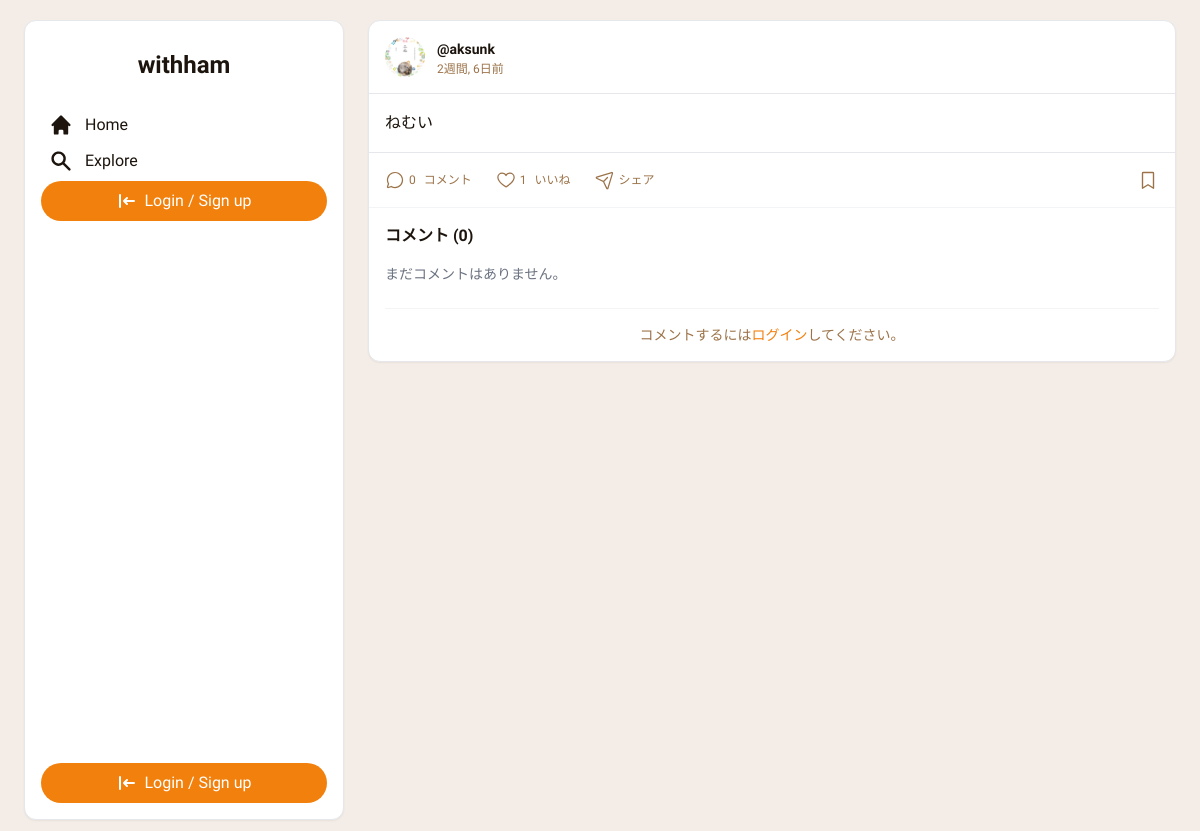
Page /post/12/ on the earlier database version.
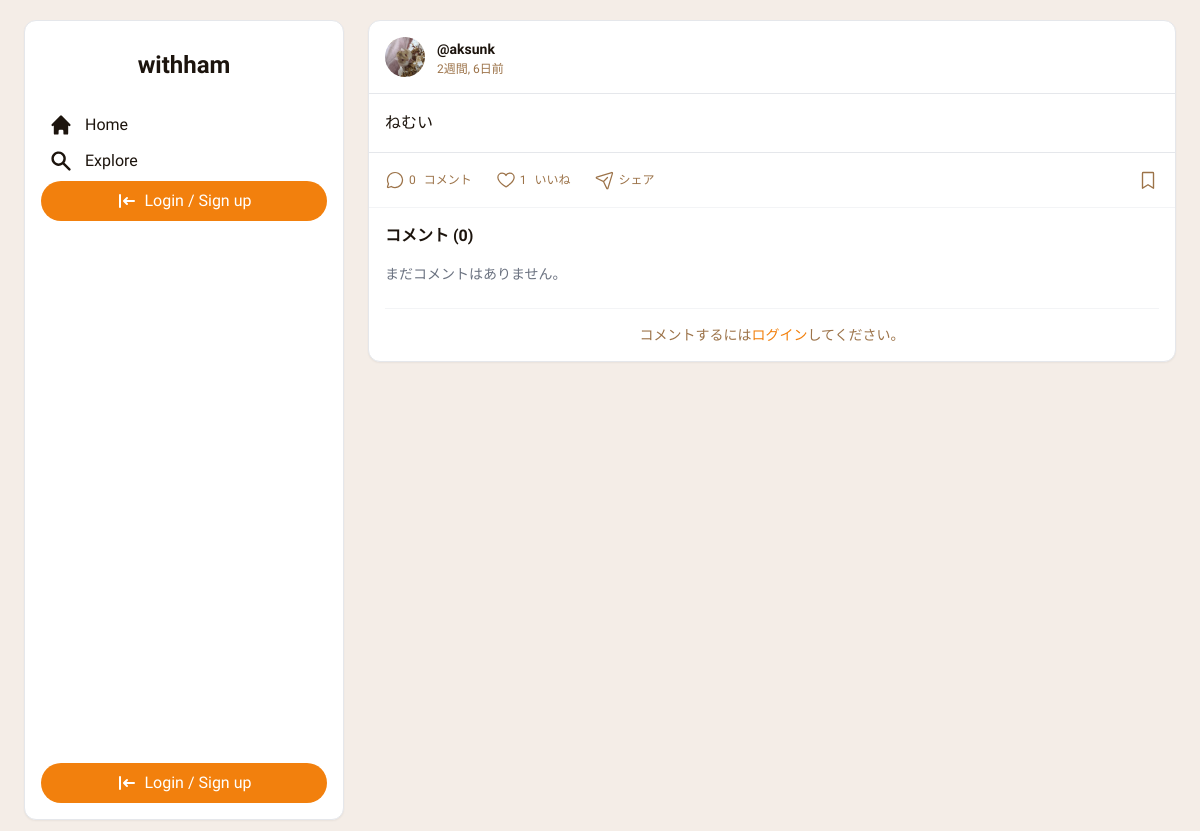
Same page on the later database version.
### withham/models.py (models this page shows, shortened)
class Post(models.Model):
    author = models.ForeignKey(User, on_delete=models.CASCADE, related_name='posts', verbose_name='投稿者')
    hamster = models.ForeignKey(Hamster, on_delete=models.SET_NULL, blank=True, null=True, related_name='posts', verbose_name='関連ハムスター')
    text = models.TextField('本文')
    image = models.ImageField('画像', upload_to='post_images/', blank=True, null=True)
    created_at = models.DateTimeField('投稿日時', default=timezone.now)
    likes = models.ManyToManyField(User, related_name='liked_posts', blank=True, verbose_name='いいねしたユーザー')
    tags = models.ManyToManyField(Tag, blank=True, related_name='posts', verbose_name='タグ')
    post_as_hamster = models.BooleanField("ハムスターとして投稿", default=False)
    class Meta:
        verbose_name = '投稿'
        verbose_name_plural = '投稿'
        ordering = ['-created_at']

class UserProfile(models.Model):
    user = models.OneToOneField(User, on_delete=models.CASCADE, related_name='profile')
    bio = models.TextField("自己紹介", blank=True, null=True)
    avatar = models.ImageField("プロフィール画像", upload_to='avatars/', null=True, blank=True)
    following = models.ManyToManyField(User, related_name='followers', symmetrical=False, blank=True)

### withham/views.py (the view, shortened to what this page needs)
# urls.py: path('post/<int:pk>/', views.post_detail, name='post_detail'),
def post_detail(request, pk):
    post = get_object_or_404(Post, pk=pk)
    comments = post.comments.all().order_by('created_at')
    comment_form = CommentForm()
    context = {
        'post': post,
        'comments': comments,
        'comment_form': comment_form,
    }
    return render(request, 'withham/post_detail.html', context)

### withham/templatetags/withham_tags.py (called while the page is built)
@register.filter(name='linkify_hashtags')
def linkify_hashtags(value):
    hashtag_pattern = r'#([\w\u3040-\u30ff\u31f0-\u31ff\u3200-\u32ff\u3300-\u33ff\u3400-\u4dbf\u4e00-\u9fff\uf900-\ufaff]+)'
    def replace_hashtag(match):
        tag_name = match.group(1)
        try:
            url = reverse('withham:hashtag_search', kwargs={'tag_name': tag_name})
            return f'<a href="{url}" class="text-blue-600 hover:underline">#{tag_name}</a>'
        except Exception:
            return f'#{tag_name}'
    linked_text = re.sub(hashtag_pattern, replace_hashtag, value)
    return mark_safe(linked_text)

### withham/templates/withham/post_detail.html (shortened to what the changed rows need)
{% extends "withham/base.html" %}
{% load static %}
{% load humanize %}
{% load withham_tags %}
{% block content %}
    <div class="bg-white rounded-xl shadow-sm overflow-hidden border border-gray-200">
        <div class="p-4 flex items-center gap-3 border-b border-gray-200">
            <a href="{% url 'withham:profile_detail' post.author.pk %}">
                {% if post.author.profile.avatar %}
                <img src="{{ post.author.profile.avatar.url }}" class="h-10 w-10 rounded-full object-cover" alt="{{ post.author.username }}">
                {% else %}
                <img src="{% static 'images/default_avatar.png' %}" class="h-10 w-10 rounded-full bg-gray-200 object-cover" alt="デフォルトアバター">
                {% endif %}
            </a>
            <div>
                <a href="{% url 'withham:profile_detail' post.author.pk %}" class="text-[#1c140d] text-sm font-semibold hover:underline">@{{ post.author.username }}</a>
                <p class="text-[#9c7349] text-xs">{{ post.created_at|timesince }}前</p>
            </div>
        </div>
        {% if post.text %}
        <div class="p-4">
            <p class="text-[#1c140d] text-base leading-relaxed">{{ post.text|linkify_hashtags|linebreaksbr }}</p>
        </div>
        {% endif %}
        <div class="p-4 flex items-center gap-x-6 gap-y-2 text-[#9c7349] border-t border-gray-200 flex-wrap">
            {% if user.is_authenticated %}
            <button type="button"
                    class="like-button flex items-center gap-1 {% if user in post.likes.all %}text-[#f2800d]{% else %}text-[#9c7349] hover:text-[#f2800d]{% endif %}"
                    data-post-id="{{ post.pk }}"
                    data-like-url="{% url 'withham:toggle_like' post.pk %}">
                <svg class="like-icon flex-shrink-0" xmlns="http://www.w3.org/2000/svg" width="20px" height="20px" fill="currentColor" viewBox="0 0 256 256">
                    {% if user in post.likes.all %} <path d="M128,216S24,160,24,94A54,54,0,0,1,78,40c22.59,0,41.94,12.31,50,32,8.06-19.69,27.41-32,50-32a54,54,0,0,1,54,54C232,160,128,216,128,216Z"></path> {% else %} <path d="M178,32c-20.65,0-38.73,8.88-50,23.89C116.73,40.88,98.65,32,78,32A62.07,62.07,0,0,0,16,94c0,70,103.79,126.66,108.21,129a8,8,0,0,0,7.58,0C136.21,220.66,240,164,240,94A62.07,62.07,0,0,0,178,32ZM128,206.8C109.74,196.16,32,147.69,32,94A46.06,46.06,0,0,1,78,48c19.45,0,35.78,10.36,42.6,27a8,8,0,0,0,14.8,0c6.82-16.67,23.15-27,42.6-27a46.06,46.06,0,0,1,46,46C224,147.61,146.24,196.15,128,206.8Z"></path> {% endif %}
                </svg>
                <span class="like-count text-xs font-medium">{{ post.likes.count }}</span>
                <span class="hidden sm:inline text-xs font-medium ml-1">いいね</span>
            </button>
            {% else %}
                <span class="flex items-center gap-1 text-[#9c7349]">
                    <span class="like-count text-xs font-medium">{{ post.likes.count }}</span>
                    <span class="hidden sm:inline text-xs font-medium ml-1">いいね</span>
                </span>
            {% endif %}
        </div>
    </div>
{% endblock %}

Differences in the rows shown:
changed through a linked row, Post "ねむい": author.profile.avatar: a different picture
